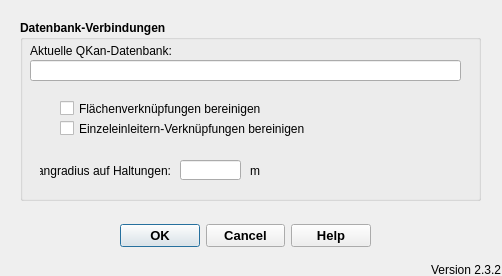
<?xml version="1.0" encoding="UTF-8"?>
<ui version="4.0">
 <class>QKan_updateLinks</class>
 <widget class="QDialog" name="QKan_updateLinks">
  <property name="geometry">
   <rect>
    <x>0</x>
    <y>0</y>
    <width>502</width>
    <height>276</height>
   </rect>
  </property>
  <property name="windowTitle">
   <string>Verknüpfungen bereinigen</string>
  </property>
  <widget class="QDialogButtonBox" name="button_box">
   <property name="geometry">
    <rect>
     <x>120</x>
     <y>220</y>
     <width>251</width>
     <height>32</height>
    </rect>
   </property>
   <property name="font">
    <font>
     <pointsize>10</pointsize>
     <weight>75</weight>
     <bold>true</bold>
    </font>
   </property>
   <property name="toolTip">
    <string>&lt;html&gt;&lt;head/&gt;&lt;body&gt;&lt;p&gt;Datenimport starten ...&lt;/p&gt;&lt;/body&gt;&lt;/html&gt;</string>
   </property>
   <property name="orientation">
    <enum>Qt::Horizontal</enum>
   </property>
   <property name="standardButtons">
    <set>QDialogButtonBox::Cancel|QDialogButtonBox::Help|QDialogButtonBox::Ok</set>
   </property>
  </widget>
  <widget class="QGroupBox" name="groupBox">
   <property name="geometry">
    <rect>
     <x>20</x>
     <y>20</y>
     <width>461</width>
     <height>181</height>
    </rect>
   </property>
   <property name="font">
    <font>
     <weight>75</weight>
     <bold>true</bold>
    </font>
   </property>
   <property name="toolTip">
    <string comment="Pfade der Import- und Exportdatenbank"/>
   </property>
   <property name="title">
    <string>Datenbank-Verbindungen</string>
   </property>
   <property name="flat">
    <bool>false</bool>
   </property>
   <property name="checkable">
    <bool>false</bool>
   </property>
   <widget class="QLabel" name="label_2">
    <property name="geometry">
     <rect>
      <x>10</x>
      <y>20</y>
      <width>301</width>
      <height>21</height>
     </rect>
    </property>
    <property name="font">
     <font>
      <weight>50</weight>
      <bold>false</bold>
     </font>
    </property>
    <property name="text">
     <string>Aktuelle QKan-Datenbank:</string>
    </property>
    <property name="alignment">
     <set>Qt::AlignLeading|Qt::AlignLeft|Qt::AlignVCenter</set>
    </property>
   </widget>
   <widget class="QLineEdit" name="tf_qkDB">
    <property name="geometry">
     <rect>
      <x>10</x>
      <y>40</y>
      <width>431</width>
      <height>21</height>
     </rect>
    </property>
    <property name="toolTip">
     <string>&lt;html&gt;&lt;head/&gt;&lt;body&gt;&lt;p&gt;Aktuell zu bearbeitende QKan-Datenbank&lt;/p&gt;&lt;/body&gt;&lt;/html&gt;</string>
    </property>
    <property name="alignment">
     <set>Qt::AlignRight|Qt::AlignTrailing|Qt::AlignVCenter</set>
    </property>
    <property name="readOnly">
     <bool>true</bool>
    </property>
   </widget>
   <widget class="QLabel" name="label_5">
    <property name="geometry">
     <rect>
      <x>20</x>
      <y>140</y>
      <width>131</width>
      <height>21</height>
     </rect>
    </property>
    <property name="font">
     <font>
      <weight>50</weight>
      <bold>false</bold>
     </font>
    </property>
    <property name="layoutDirection">
     <enum>Qt::LeftToRight</enum>
    </property>
    <property name="text">
     <string>Fangradius auf Haltungen:</string>
    </property>
    <property name="alignment">
     <set>Qt::AlignRight|Qt::AlignTrailing|Qt::AlignVCenter</set>
    </property>
   </widget>
   <widget class="QLineEdit" name="tf_fangradius">
    <property name="geometry">
     <rect>
      <x>160</x>
      <y>140</y>
      <width>61</width>
      <height>20</height>
     </rect>
    </property>
   </widget>
   <widget class="QLabel" name="label_6">
    <property name="geometry">
     <rect>
      <x>230</x>
      <y>140</y>
      <width>21</width>
      <height>21</height>
     </rect>
    </property>
    <property name="font">
     <font>
      <weight>50</weight>
      <bold>false</bold>
     </font>
    </property>
    <property name="layoutDirection">
     <enum>Qt::LeftToRight</enum>
    </property>
    <property name="text">
     <string>m</string>
    </property>
    <property name="alignment">
     <set>Qt::AlignLeading|Qt::AlignLeft|Qt::AlignVCenter</set>
    </property>
   </widget>
   <widget class="QCheckBox" name="cb_linkfl">
    <property name="geometry">
     <rect>
      <x>40</x>
      <y>80</y>
      <width>261</width>
      <height>17</height>
     </rect>
    </property>
    <property name="font">
     <font>
      <weight>50</weight>
      <bold>false</bold>
     </font>
    </property>
    <property name="text">
     <string>Flächenverknüpfungen bereinigen</string>
    </property>
   </widget>
   <widget class="QCheckBox" name="cb_linksw">
    <property name="geometry">
     <rect>
      <x>40</x>
      <y>100</y>
      <width>271</width>
      <height>17</height>
     </rect>
    </property>
    <property name="font">
     <font>
      <weight>50</weight>
      <bold>false</bold>
     </font>
    </property>
    <property name="text">
     <string>Einzeleinleitern-Verknüpfungen bereinigen</string>
    </property>
   </widget>
  </widget>
  <widget class="QLabel" name="lb_version">
   <property name="geometry">
    <rect>
     <x>410</x>
     <y>260</y>
     <width>91</width>
     <height>20</height>
    </rect>
   </property>
   <property name="toolTip">
    <string>Version QKan Import</string>
   </property>
   <property name="text">
    <string>Version 2.3.2</string>
   </property>
   <property name="alignment">
    <set>Qt::AlignRight|Qt::AlignTrailing|Qt::AlignVCenter</set>
   </property>
  </widget>
 </widget>
 <resources/>
 <connections>
  <connection>
   <sender>button_box</sender>
   <signal>accepted()</signal>
   <receiver>QKan_updateLinks</receiver>
   <slot>accept()</slot>
   <hints>
    <hint type="sourcelabel">
     <x>265</x>
     <y>205</y>
    </hint>
    <hint type="destinationlabel">
     <x>275</x>
     <y>117</y>
    </hint>
   </hints>
  </connection>
  <connection>
   <sender>button_box</sender>
   <signal>rejected()</signal>
   <receiver>QKan_updateLinks</receiver>
   <slot>reject()</slot>
   <hints>
    <hint type="sourcelabel">
     <x>265</x>
     <y>205</y>
    </hint>
    <hint type="destinationlabel">
     <x>275</x>
     <y>117</y>
    </hint>
   </hints>
  </connection>
 </connections>
</ui>
